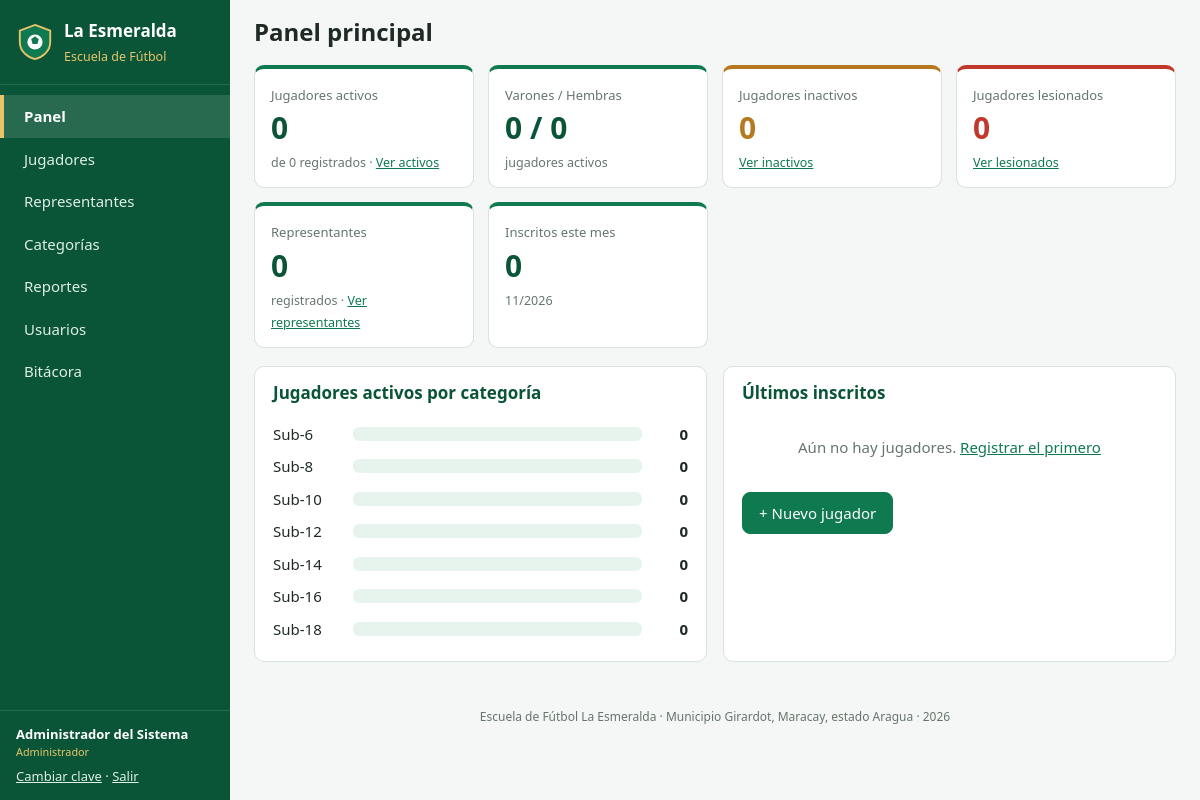
The page /index.php (signed in) on the database as committed earlier.
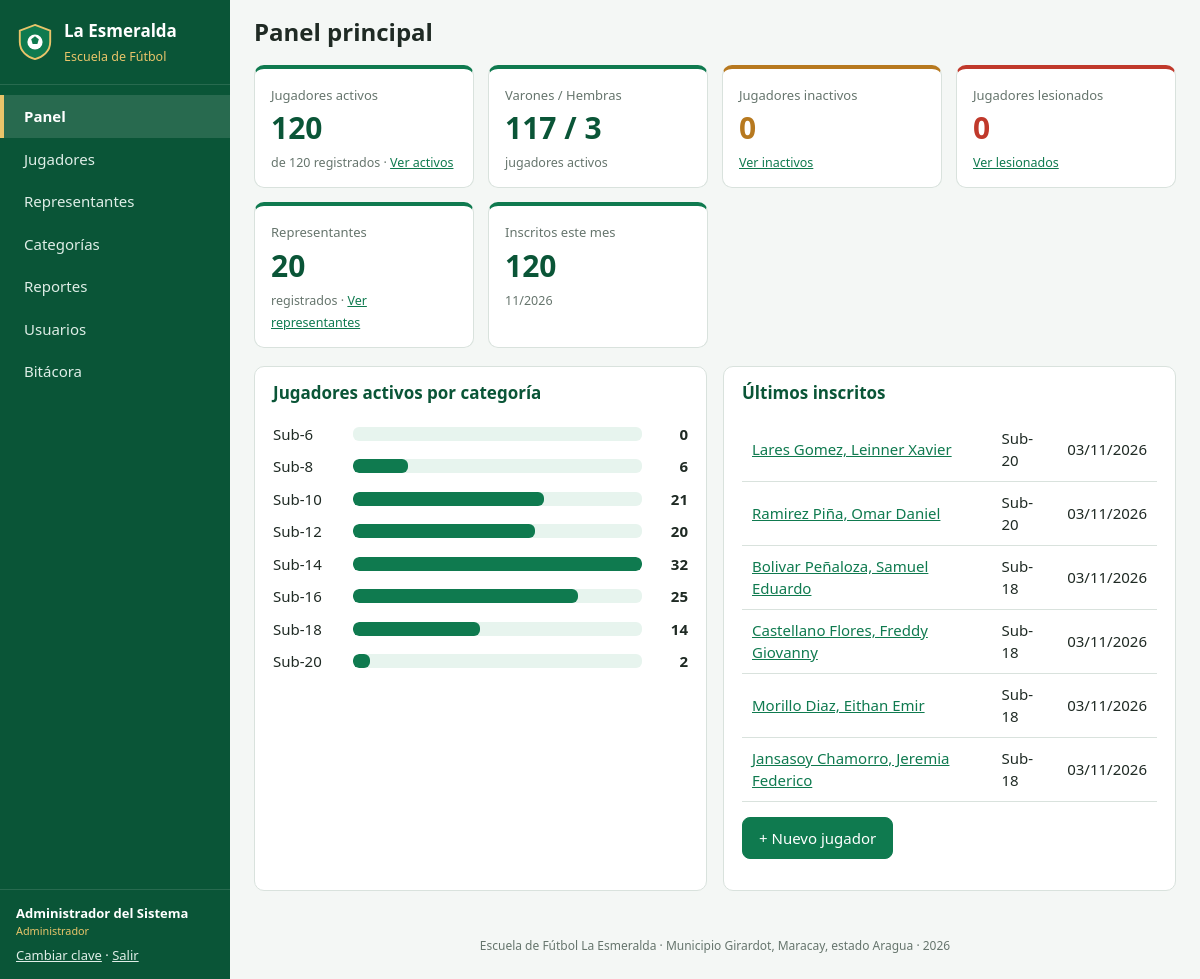
The same page on the database as committed later.
### tables this page shows
CREATE TABLE categorias (
  id          INT UNSIGNED AUTO_INCREMENT PRIMARY KEY,
  nombre      VARCHAR(30)  NOT NULL UNIQUE,
  edad_min    TINYINT UNSIGNED NOT NULL,
  edad_max    TINYINT UNSIGNED NOT NULL,
  horario     VARCHAR(120) NULL,
  entrenador  VARCHAR(100) NULL,
  descripcion VARCHAR(255) NULL
);

CREATE TABLE jugadores (
  id                    INT UNSIGNED AUTO_INCREMENT PRIMARY KEY,
  cedula                VARCHAR(20)  NULL UNIQUE COMMENT 'Cédula o cédula escolar',
  nombres               VARCHAR(80)  NOT NULL,
  apellidos             VARCHAR(80)  NOT NULL,
  fecha_nacimiento      DATE         NOT NULL,
  sexo                  ENUM('M','F') NOT NULL,
  lugar_nacimiento      VARCHAR(100) NULL,
  direccion             VARCHAR(255) NULL,
  telefono              VARCHAR(20)  NULL,
  institucion_educativa VARCHAR(120) NULL,
  grado                 VARCHAR(30)  NULL,
  posicion              ENUM('Portero','Defensa','Mediocampista','Delantero','Por definir') NOT NULL DEFAULT 'Por definir',
  pie_dominante         ENUM('Derecho','Izquierdo','Ambos') NOT NULL DEFAULT 'Derecho',
  numero_camiseta       TINYINT UNSIGNED NULL,
  talla_camisa          VARCHAR(5)   NULL,
  tipo_sangre           ENUM('A+','A-','B+','B-','AB+','AB-','O+','O-','No sabe') NOT NULL DEFAULT 'No sabe',
  alergias              VARCHAR(255) NULL,
  condicion_medica      VARCHAR(255) NULL,
  peso                  DECIMAL(5,2) NULL COMMENT 'kg',
  estatura              DECIMAL(4,2) NULL COMMENT 'metros',
  foto                  VARCHAR(120) NULL,
  categoria_id          INT UNSIGNED NULL,
  representante_id      INT UNSIGNED NULL,
  fecha_inscripcion     DATE NOT NULL,
  estado                ENUM('activo','inactivo','retirado','lesionado') NOT NULL DEFAULT 'activo',
  observaciones         TEXT NULL,
  creado_por            INT UNSIGNED NULL,
  creado_en             DATETIME NOT NULL DEFAULT CURRENT_TIMESTAMP,
  actualizado_en        DATETIME NULL ON UPDATE CURRENT_TIMESTAMP,
  CONSTRAINT fk_jug_categoria     FOREIGN KEY (categoria_id)     REFERENCES categorias(id)     ON UPDATE CASCADE ON DELETE SET NULL,
  CONSTRAINT fk_jug_representante FOREIGN KEY (representante_id) REFERENCES representantes(id) ON UPDATE CASCADE ON DELETE SET NULL,
  CONSTRAINT fk_jug_usuario       FOREIGN KEY (creado_por)       REFERENCES usuarios(id)       ON UPDATE CASCADE ON DELETE SET NULL,
  INDEX idx_jug_nombre (apellidos, nombres),
  INDEX idx_jug_estado (estado)
);

### includes/init.php (called while the page is built, shortened)
<?php
function db(): PDO
{
    static $pdo = null;
    if ($pdo === null) {
        $dsn = DB_SOCKET !== ''
            ? 'mysql:unix_socket=' . DB_SOCKET . ';dbname=' . DB_NAME . ';charset=utf8mb4'
            : 'mysql:host=' . DB_HOST . ';port=' . DB_PORT . ';dbname=' . DB_NAME . ';charset=utf8mb4';
        try {
            $pdo = new PDO($dsn, DB_USER, DB_PASS, [
                PDO::ATTR_ERRMODE            => PDO::ERRMODE_EXCEPTION,
                PDO::ATTR_DEFAULT_FETCH_MODE => PDO::FETCH_ASSOC,
                PDO::ATTR_EMULATE_PREPARES   => false,
            ]);
        } catch (PDOException $ex) {
            http_response_code(500);
            exit('<h2>No se pudo conectar a la base de datos.</h2><p>Verifique que MySQL esté encendido y '
                . 'los datos de config/config.php (o config/config.local.php).</p>');
        }
    }
    return $pdo;
}
function q(string $sql, array $params = []): PDOStatement
{
    $st = db()->prepare($sql);
    $st->execute($params);
    return $st;
}
function e($texto): string
{
    return htmlspecialchars((string) $texto, ENT_QUOTES, 'UTF-8');
}
function fecha_ve(?string $fecha): string
{
    $t = strtotime($fecha);
    return $t ? date('d/m/Y', $t) : '—';
}
function usuario_actual(): ?array
{
    return $_SESSION['usuario'] ?? null;
}
function requiere_login(): array
{
    $u = usuario_actual();
    return $u;
}
function tiene_rol(string $minimo): bool
{
    $nivel = ['entrenador' => 1, 'secretaria' => 2, 'administrador' => 3];
    $u = usuario_actual();
    return $u && ($nivel[$u['rol']] ?? 0) >= ($nivel[$minimo] ?? 99);
}
function puede_editar(): bool
{
    return tiene_rol('secretaria');
}

### index.php (the view, shortened to what this page needs)
<?php
require_once __DIR__ . '/includes/init.php';
$titulo = 'Panel principal';
$menu = 'panel';
$tot = q("SELECT COUNT(*) total,
                 SUM(estado='activo') activos,
                 SUM(estado='activo' AND sexo='M') varones,
                 SUM(estado='activo' AND sexo='F') hembras,
                 SUM(estado='inactivo') inactivos,
                 SUM(estado='lesionado') lesionados
          FROM jugadores")->fetch();
$reps = (int) q('SELECT COUNT(*) FROM representantes')->fetchColumn();
$mes  = (int) q("SELECT COUNT(*) FROM jugadores WHERE fecha_inscripcion >= DATE_FORMAT(CURDATE(), '%Y-%m-01')")->fetchColumn();
$porCat = q("SELECT c.id, c.nombre, c.horario, COUNT(j.id) total
             FROM categorias c
             LEFT JOIN jugadores j ON j.categoria_id = c.id AND j.estado = 'activo'
             GROUP BY c.id, c.nombre, c.horario, c.edad_min
             ORDER BY c.edad_min")->fetchAll();
$max = max(1, ...array_map(fn($c) => (int) $c['total'], $porCat ?: [['total' => 1]]));
$recientes = q("SELECT j.id, j.nombres, j.apellidos, j.fecha_inscripcion, c.nombre categoria
                FROM jugadores j LEFT JOIN categorias c ON c.id = j.categoria_id
                ORDER BY j.id DESC LIMIT 6")->fetchAll();
require __DIR__ . '/includes/header.php';
?>
<section class="tarjetas">
  <div class="tarjeta"><span>Jugadores activos</span><strong><?= (int) $tot['activos'] ?></strong><small>de <?= (int) $tot['total'] ?> registrados · <a href="jugadores.php?estado=activo">Ver activos</a></small></div>
  <div class="tarjeta"><span>Varones / Hembras</span><strong><?= (int) $tot['varones'] ?> / <?= (int) $tot['hembras'] ?></strong><small>jugadores activos</small></div>
  <div class="tarjeta tarjeta-inactivo" style="border-top-color: var(--ambar);"><span>Jugadores inactivos</span><strong style="color: var(--ambar);"><?= (int) $tot['inactivos'] ?></strong><small><a href="jugadores.php?estado=inactivo">Ver inactivos</a></small></div>
  <div class="tarjeta tarjeta-lesionado" style="border-top-color: var(--rojo);"><span>Jugadores lesionados</span><strong style="color: var(--rojo);"><?= (int) $tot['lesionados'] ?></strong><small><a href="jugadores.php?estado=lesionado">Ver lesionados</a></small></div>
  <div class="tarjeta"><span>Representantes</span><strong><?= $reps ?></strong><small>registrados · <a href="representantes.php">Ver representantes</a></small></div>
  <div class="tarjeta"><span>Inscritos este mes</span><strong><?= $mes ?></strong><small><?= date('m/Y') ?></small></div>
</section>
<div class="rejilla-2">
  <section class="panel">
    <h2>Jugadores activos por categoría</h2>
    <?php foreach ($porCat as $c): ?>
      <a class="barra-cat" href="jugadores.php?categoria=<?= (int) $c['id'] ?>">
        <span class="nombre"><?= e($c['nombre']) ?></span>
        <span class="pista"><span class="relleno" style="width:<?= round($c['total'] / $max * 100) ?>%"></span></span>
        <span class="valor"><?= (int) $c['total'] ?></span>
      </a>
    <?php endforeach; ?>
  </section>
  <section class="panel">
    <h2>Últimos inscritos</h2>
    <?php if (!$recientes): ?>
      <p class="vacio">Aún no hay jugadores. <?php if (puede_editar()): ?><a href="jugador_form.php">Registrar el primero</a><?php endif; ?></p>
    <?php else: ?>
      <table class="tabla">
        <tbody>
        <?php foreach ($recientes as $r): ?>
          <tr>
            <td><a href="jugador_ver.php?id=<?= (int) $r['id'] ?>"><?= e($r['apellidos'] . ', ' . $r['nombres']) ?></a></td>
            <td><?= e($r['categoria'] ?? '—') ?></td>
            <td class="der"><?= fecha_ve($r['fecha_inscripcion']) ?></td>
          </tr>
        <?php endforeach; ?>
        </tbody>
      </table>
    <?php endif; ?>
    <?php if (puede_editar()): ?><p><a class="btn btn-primario" href="jugador_form.php">+ Nuevo jugador</a></p><?php endif; ?>
  </section>
</div>
<?php require __DIR__ . '/includes/footer.php'; ?>

### includes/header.php (shortened to what this page needs)
<?php
$sesion = requiere_login();
$menu = $menu ?? '';
$opciones = [
    'panel'           => ['index.php',          'Panel',           'entrenador'],
    'jugadores'       => ['jugadores.php',      'Jugadores',       'entrenador'],
    'representantes'  => ['representantes.php', 'Representantes',  'entrenador'],
    'categorias'      => ['categorias.php',     'Categorías',      'entrenador'],
    'reportes'        => ['reportes.php',       'Reportes',        'entrenador'],
    'usuarios'        => ['usuarios.php',       'Usuarios',        'administrador'],
    'bitacora'        => ['bitacora.php',       'Bitácora',        'administrador'],
];
?><!DOCTYPE html>
<html lang="es">
<head>
<link rel="stylesheet" href="assets/css/estilos.css">
</head>
<body>
<aside class="lateral no-imprimir">
  <div class="marca">
    <svg viewBox="0 0 40 40" width="38" height="38" aria-hidden="true">
      <path d="M20 2 L36 8 V20 C36 30 28 36 20 38 C12 36 4 30 4 20 V8 Z" fill="#0f7a4f" stroke="#e9c46a" stroke-width="2"/>
      <circle cx="20" cy="20" r="8" fill="#fff"/>
      <path d="M20 14 l4 3 -1.5 5 h-5 L16 17 z" fill="#0f7a4f"/>
    </svg>
    <div><strong>La Esmeralda</strong><small>Escuela de Fútbol</small></div>
  </div>
  <nav>
    <?php foreach ($opciones as $clave => [$url, $texto, $rol]): if (!tiene_rol($rol)) continue; ?>
      <a href="<?= $url ?>" class="<?= $menu === $clave ? 'activo' : '' ?>"><?= e($texto) ?></a>
    <?php endforeach; ?>
  </nav>
  <div class="sesion">
    <span><?= e($sesion['nombre']) ?></span>
    <small><?= e(ucfirst($sesion['rol'])) ?></small>
    <a href="perfil.php">Cambiar clave</a> · <a href="logout.php">Salir</a>
  </div>
</aside>
<main class="contenido">
  <header class="barra no-imprimir">
    <h1><?= e($titulo ?? '') ?></h1>
  </header>

### includes/footer.php (shortened to what this page needs)
  <footer class="pie no-imprimir">
    <?= e(APP_NOMBRE) ?> · <?= e(APP_UBICACION) ?> · <?= date('Y') ?>
  </footer>
</main>
</body>
</html>

### assets/css/estilos.css (style rules this page uses)
:root { --verde: #0f7a4f; --verde-osc: #0a5537; --verde-claro: #e7f4ee; --oro: #e9c46a; --texto: #1f2a24; --gris: #66756d; --borde: #d9e2dd; --fondo: #f4f7f5; --blanco: #fff; --rojo: #c0392b; --ambar: #b7791f; --radio: 10px; }
* { box-sizing: border-box; }
body { margin: 0; font: 15px/1.5 system-ui, -apple-system, "Segoe UI", Roboto, Arial, sans-serif; color: var(--texto); background: var(--fondo); }
a { color: var(--verde); }
h1, h2, h3 { line-height: 1.2; }
.lateral { position: fixed; inset: 0 auto 0 0; width: 230px; background: var(--verde-osc); color: #fff; display: flex; flex-direction: column; z-index: 20; transition: transform .2s; }
.marca { display: flex; gap: 10px; align-items: center; padding: 18px 16px; border-bottom: 1px solid rgba(255,255,255,.12); }
.marca strong { display: block; font-size: 17px; }
.marca small { color: var(--oro); }
.lateral nav { flex: 1; padding: 10px 0; overflow-y: auto; }
.lateral nav a { display: block; padding: 10px 20px; color: #dfeee7; text-decoration: none; border-left: 4px solid transparent; }
.lateral nav a.activo { background: rgba(255,255,255,.12); border-left-color: var(--oro); color: #fff; font-weight: 600; }
.sesion { padding: 14px 16px; border-top: 1px solid rgba(255,255,255,.12); font-size: 13px; }
.sesion span { display: block; font-weight: 600; }
.sesion small { display: block; color: var(--oro); margin-bottom: 6px; }
.sesion a { color: #dfeee7; }
.contenido { margin-left: 230px; padding: 0 24px 24px; min-height: 100vh; }
.barra { display: flex; align-items: center; gap: 12px; padding: 18px 0 8px; }
.barra h1 { margin: 0; font-size: 24px; }
.pie { margin-top: 30px; color: var(--gris); font-size: 12px; text-align: center; }
.btn { display: inline-block; padding: 9px 16px; border-radius: 8px; border: 1px solid var(--borde); background: var(--blanco); color: var(--texto); font: inherit; cursor: pointer; text-decoration: none; white-space: nowrap; }
.btn-primario { background: var(--verde); border-color: var(--verde); color: #fff; }
.panel { background: var(--blanco); border: 1px solid var(--borde); border-radius: var(--radio); padding: 16px 18px; margin-bottom: 16px; }
.panel h2, .panel h3 { margin-top: 0; font-size: 17px; color: var(--verde-osc); }
.rejilla-2 { display: grid; grid-template-columns: 1fr 1fr; gap: 16px; }
.tarjetas { display: grid; grid-template-columns: repeat(auto-fit, minmax(190px, 1fr)); gap: 14px; margin: 10px 0 18px; }
.tarjeta { background: var(--blanco); border: 1px solid var(--borde); border-top: 4px solid var(--verde); border-radius: var(--radio); padding: 14px 16px; }
.tarjeta span { color: var(--gris); font-size: 13px; }
.tarjeta strong { display: block; font-size: 30px; color: var(--verde-osc); }
.tarjeta small { color: var(--gris); }
.tarjeta-inactivo { border-top-color: var(--ambar); }
.tarjeta-inactivo strong { color: var(--ambar); }
.tarjeta-lesionado { border-top-color: var(--rojo); }
.tarjeta-lesionado strong { color: var(--rojo); }
.barra-cat { display: grid; grid-template-columns: 70px 1fr 36px; gap: 10px; align-items: center; padding: 5px 0; text-decoration: none; color: var(--texto); }
.barra-cat .pista { background: var(--verde-claro); border-radius: 6px; height: 14px; overflow: hidden; }
.barra-cat .relleno { display: block; height: 100%; background: var(--verde); border-radius: 6px; }
.barra-cat .valor { text-align: right; font-weight: 600; }
.tabla { width: 100%; border-collapse: collapse; }
.tabla th, .tabla td { padding: 9px 10px; border-bottom: 1px solid var(--borde); text-align: left; vertical-align: middle; }
.tabla .der { text-align: right; }
.vacio { color: var(--gris); text-align: center; padding: 18px; }

Rows that differ between the two databases and show on the page:
computed for categorias "Sub-8": total "0" → "6"
computed for categorias "Sub-10": total "0" → "21"
computed for categorias "Sub-12": total "0" → "20"
computed for categorias "Sub-14": total "0" → "32"
computed for categorias "Sub-16": total "0" → "25"
computed for categorias "Sub-18": total "0" → "14"
added categorias: nombre "Sub-20", $c['total'] / $max * 100 6 (drawn), total "2"
added jugadores: apellidos+nombres "Lares Gomez, Leinner Xavier", categoria.nombre "Sub-20", fecha_inscripcion "03/11/2026"
added jugadores: apellidos+nombres "Ramirez Piña, Omar Daniel", categoria.nombre "Sub-20", fecha_inscripcion "03/11/2026"
added jugadores: apellidos+nombres "Bolivar Peñaloza, Samuel Eduardo", categoria.nombre "Sub-18", fecha_inscripcion "03/11/2026"
added jugadores: apellidos+nombres "Castellano Flores, Freddy Giovanny", categoria.nombre "Sub-18", fecha_inscripcion "03/11/2026"
added jugadores: apellidos+nombres "Morillo Diaz, Eithan Emir", categoria.nombre "Sub-18", fecha_inscripcion "03/11/2026"
added jugadores: apellidos+nombres "Jansasoy Chamorro, Jeremia Federico", categoria.nombre "Sub-18", fecha_inscripcion "03/11/2026"
Other text that changed with them:
$tot['activos']: "0" → "120"
$tot['total']: "0" → "120"
$tot['varones']: "0" → "117"
$tot['hembras']: "0" → "3"
$reps: "0" → "20"
$mes: "0" → "120"
text no longer shown: "Aún no hay jugadores. Registrar el primero"
